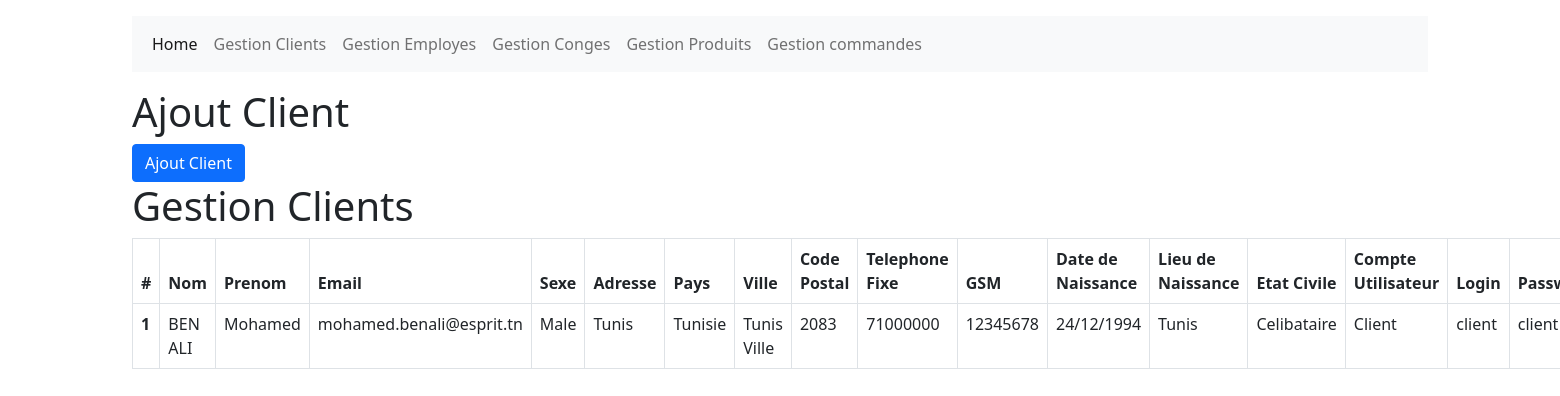
The page /admin/gestion_clients.php on the database its author committed.
### tables this page shows
CREATE TABLE `client` (
  `id` int(100) NOT NULL,
  `nom` varchar(100) NOT NULL,
  `prenom` varchar(100) NOT NULL,
  `email` varchar(100) NOT NULL,
  `sexe` varchar(100) NOT NULL,
  `adresse` varchar(100) NOT NULL,
  `pays` varchar(100) NOT NULL,
  `ville` varchar(100) NOT NULL,
  `codePostal` int(100) NOT NULL,
  `telephoneFixe` varchar(100) NOT NULL,
  `gsm` varchar(100) NOT NULL,
  `dateNaissance` varchar(100) NOT NULL,
  `lieuNaissance` varchar(100) NOT NULL,
  `etatCivile` varchar(100) NOT NULL,
  `compteUtilisateur` varchar(100) NOT NULL,
  `login` varchar(100) NOT NULL,
  `pwd` varchar(100) NOT NULL
);

### admin/gestion_clients.php (the view, shortened to what this page needs)
<?php include 'header.php';?>
<div class="container mt-3">
  <h1>Ajout Client</h1>
  <a href="ajout_client.php" class="btn btn-primary" role="button">Ajout Client</a>
  <h1>Gestion Clients</h1>
  <div class="table-responsive">
  <table class="table table-bordered">
    <thead>
      <tr>
        <th>#</th>
        <th>Nom</th>
        <th>Prenom</th>
        <th>Email</th>
        <th>Sexe</th>
        <th>Adresse</th>
        <th>Pays</th>
        <th>Ville</th>
        <th>Code Postal</th>
        <th>Telephone Fixe</th>
        <th>GSM</th>
        <th>Date de Naissance</th>
        <th>Lieu de Naissance</th>
        <th>Etat Civile</th>
        <th>Compte Utilisateur</th>
        <th>Login</th>
        <th>Password</th>
      </tr>
    </thead>
    <tbody>
      <?php
      include('../db/connexion.php');
      $sql="SELECT * FROM `client`";
      $result=$conn->query($sql);
      while($row=mysqli_fetch_array($result,MYSQLI_ASSOC))
      {
      ?>
      <tr>
        <th scope="row"><?php echo $row['id'];?></th>
        <td><?php echo $row['nom'];?></td>
        <td><?php echo $row['prenom'];?></td>
        <td><?php echo $row['email'];?></td>
        <td><?php echo $row['sexe'];?></td>
        <td><?php echo $row['adresse'];?></td>
        <td><?php echo $row['pays'];?></td>
        <td><?php echo $row['ville'];?></td>
        <td><?php echo $row['codePostal'];?></td>
        <td><?php echo $row['telephoneFixe'];?></td>
        <td><?php echo $row['gsm'];?></td>
        <td><?php echo $row['dateNaissance'];?></td>
        <td><?php echo $row['lieuNaissance'];?></td>
        <td><?php echo $row['etatCivile'];?></td>
        <td><?php echo $row['compteUtilisateur'];?></td>
        <td><?php echo $row['login'];?></td>
        <td><?php echo $row['pwd'];?></td>
       </tr>
      <?php
      }
      ?>
    </tbody>
  </table>
  </div>
  </div>

### admin/CSS/styles.css (style rules this page uses)
.table-responsive { display: table; }

### rows shown on the page
client: id "1", nom "BEN ALI", prenom "Mohamed", email "mohamed.benali@esprit.tn", sexe "Male", adresse "Tunis", pays "Tunisie", ville "Tunis Ville", codePostal "2083", telephoneFixe "71000000", gsm "12345678", dateNaissance "24/12/1994", lieuNaissance "Tunis", etatCivile "Celibataire", compteUtilisateur "Client", login "client", pwd "client"
